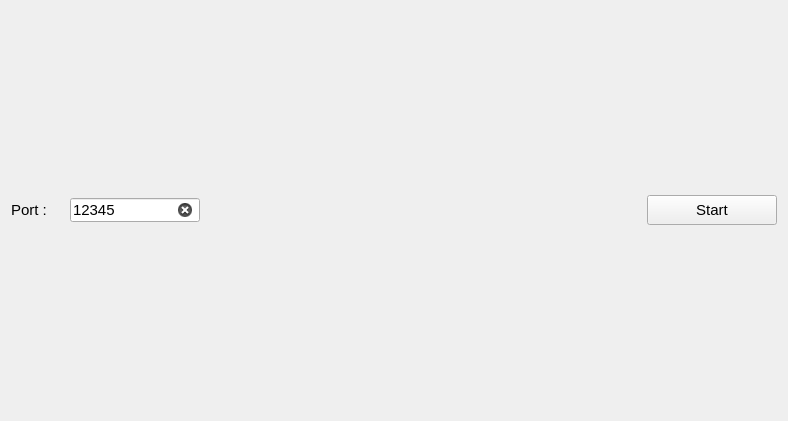
<?xml version="1.0" encoding="UTF-8"?>
<ui version="4.0">
 <class>MainWindow</class>
 <widget class="QWidget" name="MainWindow">
  <property name="geometry">
   <rect>
    <x>0</x>
    <y>0</y>
    <width>788</width>
    <height>421</height>
   </rect>
  </property>
  <property name="font">
   <font>
    <pointsize>11</pointsize>
   </font>
  </property>
  <property name="windowTitle">
   <string>Server</string>
  </property>
  <layout class="QVBoxLayout" name="verticalLayout">
   <item>
    <layout class="QHBoxLayout" name="horizontalLayout">
     <item>
      <widget class="QLabel" name="label">
       <property name="text">
        <string>Port :    </string>
       </property>
      </widget>
     </item>
     <item>
      <widget class="QLineEdit" name="lineEditPort">
       <property name="minimumSize">
        <size>
         <width>130</width>
         <height>24</height>
        </size>
       </property>
       <property name="maximumSize">
        <size>
         <width>130</width>
         <height>24</height>
        </size>
       </property>
       <property name="text">
        <string>12345</string>
       </property>
       <property name="clearButtonEnabled">
        <bool>true</bool>
       </property>
      </widget>
     </item>
     <item>
      <spacer name="horizontalSpacer">
       <property name="orientation">
        <enum>Qt::Horizontal</enum>
       </property>
       <property name="sizeHint" stdset="0">
        <size>
         <width>40</width>
         <height>20</height>
        </size>
       </property>
      </spacer>
     </item>
     <item>
      <widget class="QPushButton" name="buttonStart">
       <property name="minimumSize">
        <size>
         <width>130</width>
         <height>30</height>
        </size>
       </property>
       <property name="maximumSize">
        <size>
         <width>130</width>
         <height>30</height>
        </size>
       </property>
       <property name="text">
        <string>Start</string>
       </property>
      </widget>
     </item>
    </layout>
   </item>
  </layout>
 </widget>
 <resources/>
 <connections/>
</ui>
